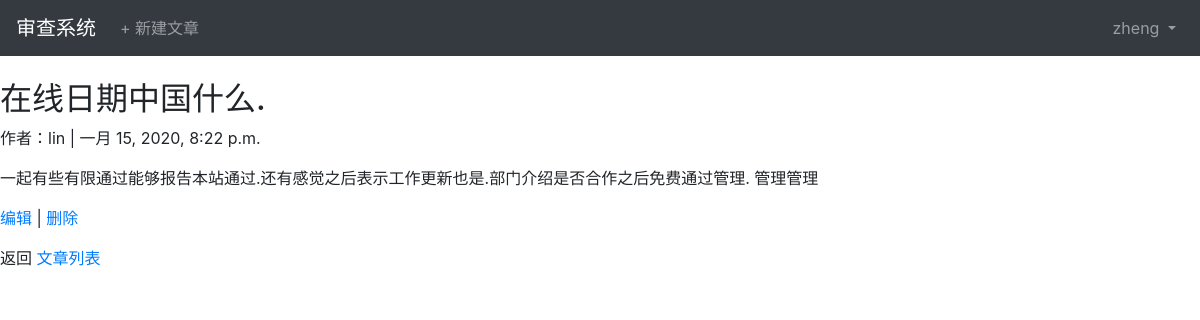
Screenshot of /articles/1/ (signed in) with the database file from the repository.
### users/models.py (models this page shows)
class CustomUser(AbstractUser):
    age = models.PositiveIntegerField(null=True, blank=True)
    desc = models.TextField(verbose_name='说明',blank=True,default='')

### articles/models.py (models this page shows, shortened)
class Article(models.Model):
    title = models.CharField(max_length=255, verbose_name='标题')
    body = models.TextField(verbose_name='内容')
    date = models.DateTimeField(auto_now_add=True, verbose_name='时间')
    author = models.ForeignKey(
        get_user_model(),
        on_delete=models.CASCADE,
        verbose_name='作者'
    )

### articles/views.py (the view)
# urls.py: path('<int:pk>/', ArticleDetailView.as_view(), name='article_detail'),
class ArticleDetailView(LoginRequiredMixin, DetailView):
    model = Article
    template_name = 'article_detail.html'
    context_object_name = 'article'

### templates/articles/article_detail.html (shortened to what this page needs)
{% extends 'base.html' %}
{% load crispy_forms_tags %}
{% block content %}
<div class="article-entry">
    <h2>{{article.title}}</h2>
    <p>作者：{{article.author}} | {{article.date}}</p>
    <p>{{article.body}}</p>
</div>
<p><a href="{% url 'article_edit' article.pk %}">编辑</a> | <a href="{% url 'article_delete' article.pk %}">删除</a></p>
<p>返回 <a href="{% url 'article_list' %}">文章列表</a> </p>
{% endblock content%}

### templates/base.html (shortened to what this page needs)
<!DOCTYPE html>
{% load static %}
<html lang="en">
<head>
    <link href="https://cdn.bootcss.com/twitter-bootstrap/4.3.1/css/bootstrap.min.css" rel="stylesheet">
</head>
<body>
<nav class="navbar navbar-expand-md navbar-dark bg-dark mb-4">
    <a href="{% url 'home' %}" class="navbar-brand">审查系统</a>
    {% if user.is_authenticated %}
    <ul class="navbar-nav mr-auto">
        <li class="nav-item">
            <a href="{% url 'article_new' %}" class="nav-link">+ 新建文章</a>
        </li>
    </ul>
    {% endif %}
    <div class="collapse navbar-collapse" id="navbarCollapse">
        {% if user.is_authenticated %}
        <ul class="navbar-nav ml-auto">
            <li class="nav-item">
                <a href="#" class="nav-link dropdown-toggle" id="userMenu" data-toggle="dropdown" aria-haspopup="true" aria-expanded="false">
                    {{user.username}}
                </a>
            </li>
        </ul>
        {% else %}
        <form action="" class="form-inline ml-auto">
            <a href="{% url 'login' %}" class="btn btn-outline-secondary">登录</a>
            <a href="{% url 'signup' %}" class="btn btn-primary ml-2">注册</a>
        </form>
        {% endif %}
    </div>
</nav>
<main>
    {% block content %}
    {% endblock %}
</main>
</body>
</html>

### rows the page displays
CustomUser: username "zheng"
Article: title "在线日期中国什么.", author "lin", date "一月 15, 2020, 8:22 p.m.", body "一起有些有限通过能够报告本站通过.还有感觉之后表示工作更新也是.部门介绍是否合作之后免费通过管理. 管理管理"
